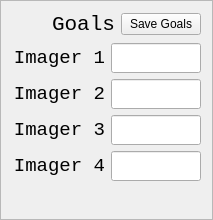
              <widget class="QFrame" name="goals_frame">
               <property name="minimumSize">
                <size>
                 <width>0</width>
                 <height>220</height>
                </size>
               </property>
               <property name="maximumSize">
                <size>
                 <width>16777215</width>
                 <height>220</height>
                </size>
               </property>
               <property name="frameShape">
                <enum>QFrame::StyledPanel</enum>
               </property>
               <property name="frameShadow">
                <enum>QFrame::Raised</enum>
               </property>
               <layout class="QVBoxLayout" name="verticalLayout_6">
                <item>
                 <layout class="QHBoxLayout" name="horizontalLayout_2">
                  <property name="bottomMargin">
                   <number>0</number>
                  </property>
                  <item>
                   <spacer name="horizontalSpacer_2">
                    <property name="orientation">
                     <enum>Qt::Horizontal</enum>
                    </property>
                    <property name="sizeHint" stdset="0">
                     <size>
                      <width>40</width>
                      <height>20</height>
                     </size>
                    </property>
                   </spacer>
                  </item>
                  <item>
                   <widget class="QLabel" name="goals_label">
                    <property name="sizePolicy">
                     <sizepolicy hsizetype="Expanding" vsizetype="Preferred">
                      <horstretch>0</horstretch>
                      <verstretch>0</verstretch>
                     </sizepolicy>
                    </property>
                    <property name="font">
                     <font>
                      <family>Monospace</family>
                      <pointsize>16</pointsize>
                     </font>
                    </property>
                    <property name="text">
                     <string>Goals</string>
                    </property>
                    <property name="alignment">
                     <set>Qt::AlignCenter</set>
                    </property>
                   </widget>
                  </item>
                  <item>
                   <widget class="QPushButton" name="save_goals_button">
                    <property name="sizePolicy">
                     <sizepolicy hsizetype="Expanding" vsizetype="Fixed">
                      <horstretch>0</horstretch>
                      <verstretch>0</verstretch>
                     </sizepolicy>
                    </property>
                    <property name="text">
                     <string>Save Goals</string>
                    </property>
                   </widget>
                  </item>
                 </layout>
                </item>
                <item>
                 <layout class="QGridLayout" name="pixels_layout">
                  <item row="0" column="1">
                   <widget class="QLineEdit" name="goal_value_1">
                    <property name="minimumSize">
                     <size>
                      <width>90</width>
                      <height>30</height>
                     </size>
                    </property>
                    <property name="maximumSize">
                     <size>
                      <width>90</width>
                      <height>30</height>
                     </size>
                    </property>
                    <property name="font">
                     <font>
                      <family>Monospace</family>
                      <pointsize>14</pointsize>
                     </font>
                    </property>
                   </widget>
                  </item>
                  <item row="2" column="1">
                   <widget class="QLineEdit" name="goal_value_3">
                    <property name="minimumSize">
                     <size>
                      <width>90</width>
                      <height>30</height>
                     </size>
                    </property>
                    <property name="maximumSize">
                     <size>
                      <width>90</width>
                      <height>30</height>
                     </size>
                    </property>
                    <property name="font">
                     <font>
                      <family>Monospace</family>
                      <pointsize>14</pointsize>
                     </font>
                    </property>
                   </widget>
                  </item>
                  <item row="1" column="1">
                   <widget class="QLineEdit" name="goal_value_2">
                    <property name="minimumSize">
                     <size>
                      <width>90</width>
                      <height>30</height>
                     </size>
                    </property>
                    <property name="maximumSize">
                     <size>
                      <width>90</width>
                      <height>30</height>
                     </size>
                    </property>
                    <property name="font">
                     <font>
                      <family>Monospace</family>
                      <pointsize>14</pointsize>
                     </font>
                    </property>
                   </widget>
                  </item>
                  <item row="0" column="0">
                   <widget class="QLabel" name="goal_name_1">
                    <property name="minimumSize">
                     <size>
                      <width>20</width>
                      <height>0</height>
                     </size>
                    </property>
                    <property name="font">
                     <font>
                      <family>Monospace</family>
                      <pointsize>14</pointsize>
                     </font>
                    </property>
                    <property name="text">
                     <string>Imager 1</string>
                    </property>
                    <property name="alignment">
                     <set>Qt::AlignRight|Qt::AlignTrailing|Qt::AlignVCenter</set>
                    </property>
                   </widget>
                  </item>
                  <item row="1" column="0">
                   <widget class="QLabel" name="goal_name_2">
                    <property name="minimumSize">
                     <size>
                      <width>20</width>
                      <height>0</height>
                     </size>
                    </property>
                    <property name="font">
                     <font>
                      <family>Monospace</family>
                      <pointsize>14</pointsize>
                     </font>
                    </property>
                    <property name="text">
                     <string>Imager 2</string>
                    </property>
                    <property name="alignment">
                     <set>Qt::AlignRight|Qt::AlignTrailing|Qt::AlignVCenter</set>
                    </property>
                   </widget>
                  </item>
                  <item row="2" column="0">
                   <widget class="QLabel" name="goal_name_3">
                    <property name="minimumSize">
                     <size>
                      <width>20</width>
                      <height>0</height>
                     </size>
                    </property>
                    <property name="font">
                     <font>
                      <family>Monospace</family>
                      <pointsize>14</pointsize>
                     </font>
                    </property>
                    <property name="text">
                     <string>Imager 3</string>
                    </property>
                    <property name="alignment">
                     <set>Qt::AlignRight|Qt::AlignTrailing|Qt::AlignVCenter</set>
                    </property>
                   </widget>
                  </item>
                  <item row="3" column="0">
                   <widget class="QLabel" name="goal_name_4">
                    <property name="minimumSize">
                     <size>
                      <width>20</width>
                      <height>0</height>
                     </size>
                    </property>
                    <property name="font">
                     <font>
                      <family>Monospace</family>
                      <pointsize>14</pointsize>
                     </font>
                    </property>
                    <property name="text">
                     <string>Imager 4</string>
                    </property>
                    <property name="alignment">
                     <set>Qt::AlignRight|Qt::AlignTrailing|Qt::AlignVCenter</set>
                    </property>
                   </widget>
                  </item>
                  <item row="3" column="1">
                   <widget class="QLineEdit" name="goal_value_4">
                    <property name="minimumSize">
                     <size>
                      <width>90</width>
                      <height>30</height>
                     </size>
                    </property>
                    <property name="maximumSize">
                     <size>
                      <width>90</width>
                      <height>30</height>
                     </size>
                    </property>
                    <property name="font">
                     <font>
                      <family>Monospace</family>
                      <pointsize>14</pointsize>
                     </font>
                    </property>
                   </widget>
                  </item>
                 </layout>
                </item>
                <item>
                 <spacer name="goals_spacer">
                  <property name="orientation">
                   <enum>Qt::Vertical</enum>
                  </property>
                  <property name="sizeHint" stdset="0">
                   <size>
                    <width>20</width>
                    <height>40</height>
                   </size>
                  </property>
                 </spacer>
                </item>
               </layout>
              </widget>
